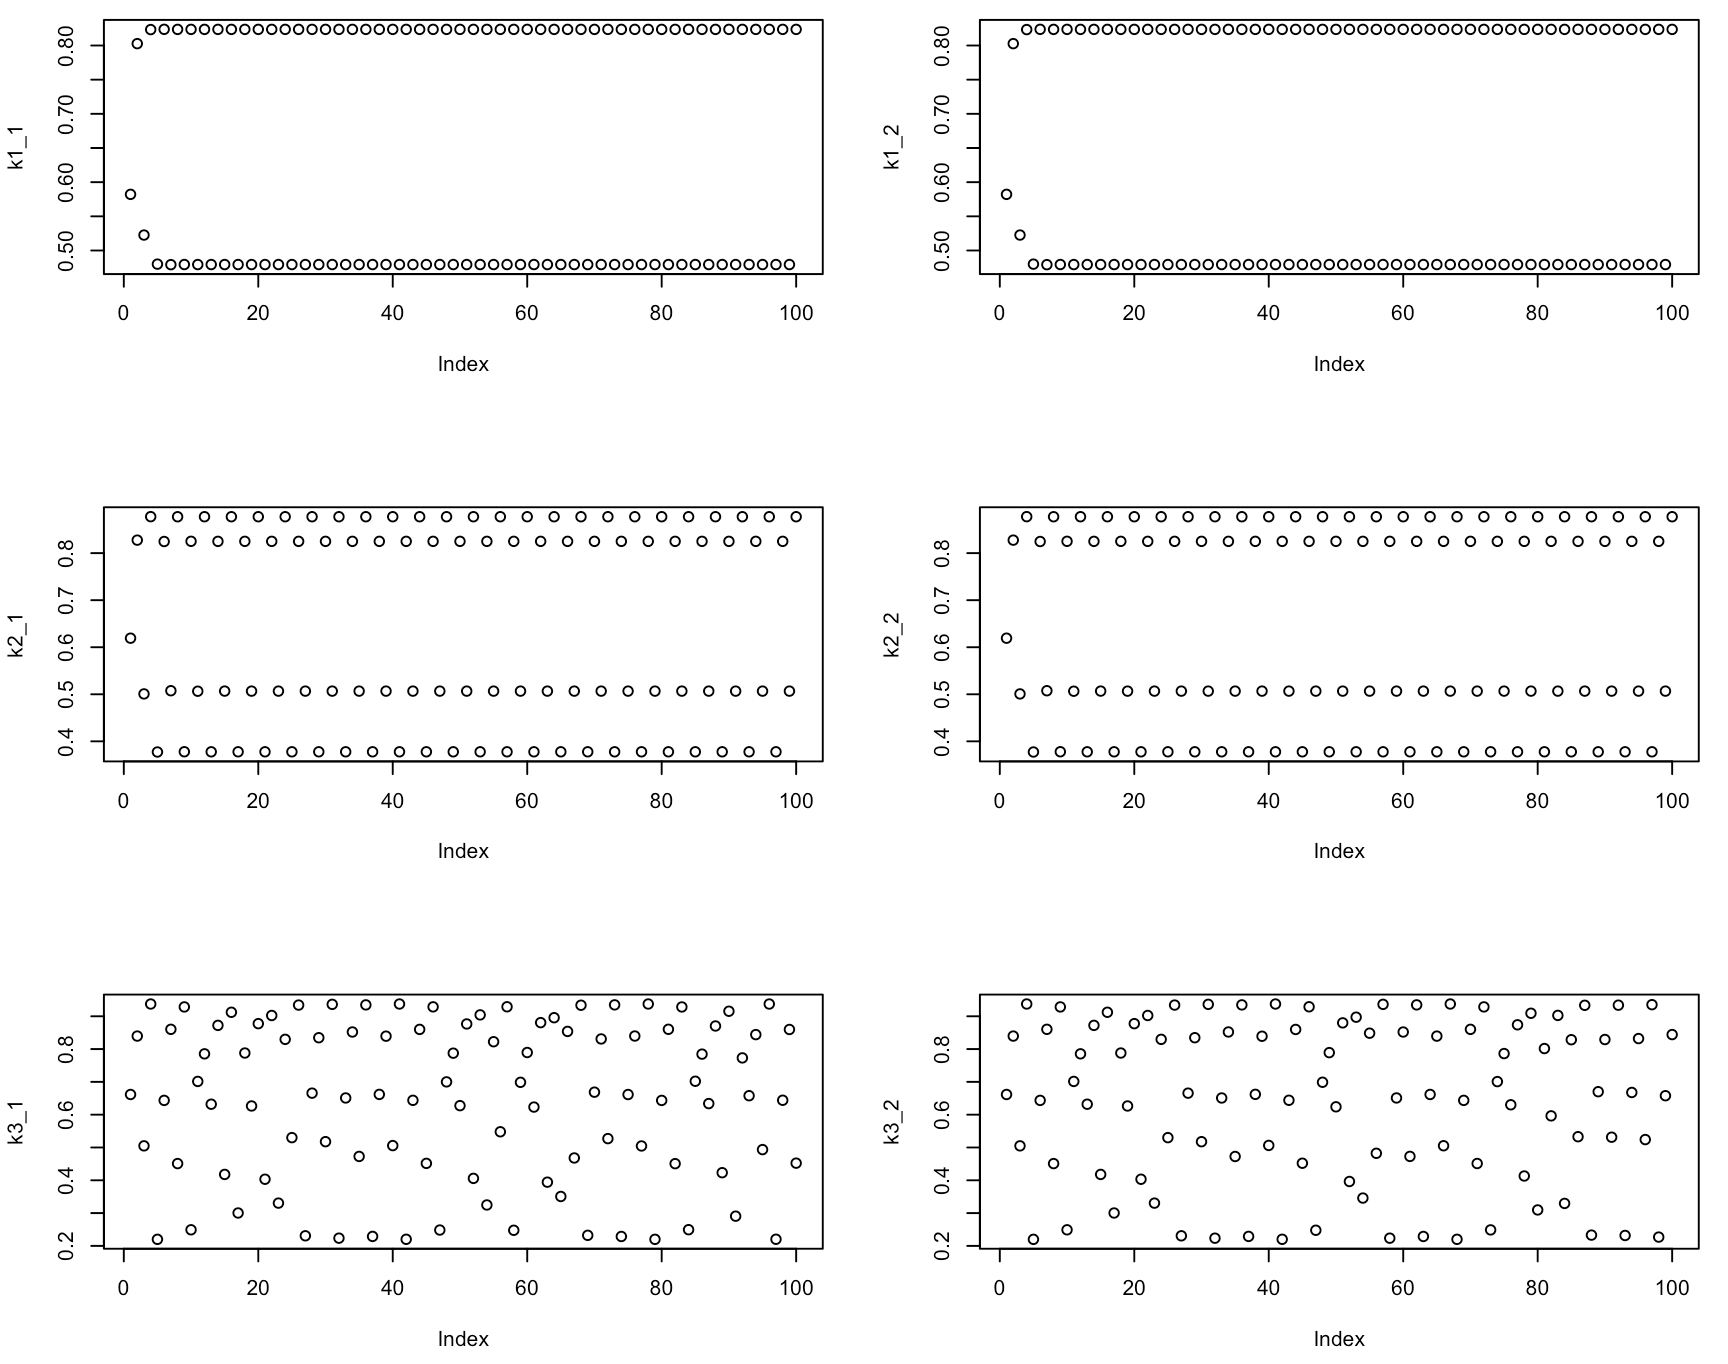

This figure's R source:
F <- function (x, a)
  a * x * (1-x)

k1_1 <- array()
k1_2 <- array()
k2_1 <- array()
k2_2 <- array()
k3_1 <- array()
k3_2 <- array()

n = 100

#==========================
x = 0.228734167
a = 3.3

for (i in 1:n) {
  x = F(x, a)
  k1_1[i] <- x
}
#==========================
x = 0.228734168
a = 3.3

for (i in 1:n) {
  x = F(x, a)
  k1_2[i] <- x
}
#==========================
x = 0.228734167
a = 3.51

for (i in 1:n) {
  x = F(x, a)
  k2_1[i] <- x
}
#==========================
x = 0.228734168
a = 3.51

for (i in 1:n) {
  x = F(x, a)
  k2_2[i] <- x
}
#==========================
x = 0.228734167
a = 3.75

for (i in 1:n) {
  x = F(x, a)
  k3_1[i] <- x
}
#==========================
x = 0.228734168
a = 3.75

for (i in 1:n) {
  x = F(x, a)
  k3_2[i] <- x
}
#==========================

par(mfrow=c(3,2))
plot(k1_1)
plot(k1_2)
plot(k2_1)
plot(k2_2)
plot(k3_1)
plot(k3_2)
